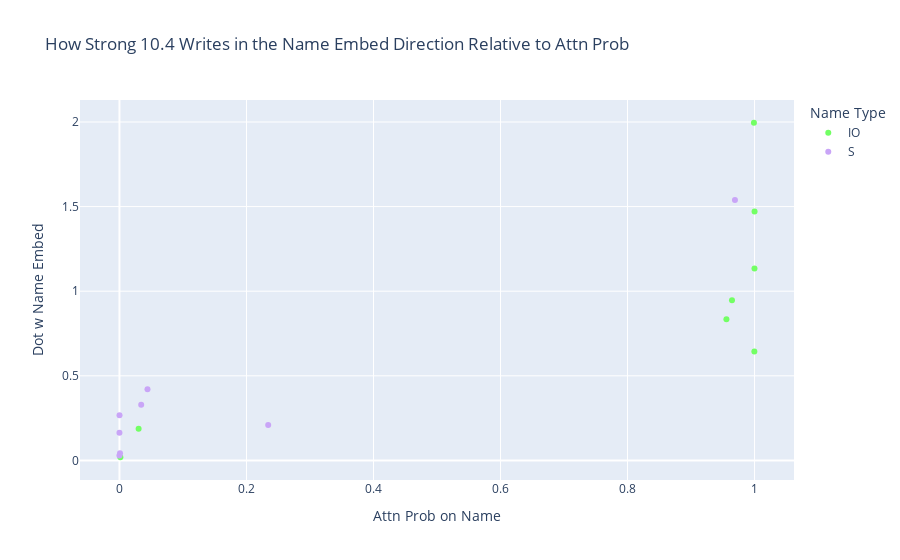

Write notebook code for a chart like this one.
### Code cell
scatter_attention_and_contribution(model, nmh_candidates[2], prompts, io_positions, s_positions, answer_residual_directions)

### Figure 1 — Plotly figure (JSON) as saved in the notebook; plotly's stock layout.template omitted (floating-point values rounded to 4 significant figures)
{"data": [{"customdata": [["When John and Mary went to the shops, John gave the bag to"], ["When John and Mary went to the shops, Mary gave the bag to"], ["When Tom and James went to the park, James gave the ball to"], ["When Tom and James went to the park, Tom gave the ball to"], ["When Dan and Sid went to the shops, Sid gave an apple to"], ["When Dan and Sid went to the shops, Dan gave an apple to"], ["After Martin and Amy went to the park, Amy gave a drink to"], ["After Martin and Amy went to the park, Martin gave a drink to"]], "hovertemplate": "Name Type=IO<br>Attn Prob on Name=%{x}<br>Dot w Name Embed=%{y}<br>text=%{customdata[0]}<extra></extra>", "legendgroup": "IO", "marker": {"color": "rgb(114,255,100)", "symbol": "circle"}, "mode": "markers", "name": "IO", "orientation": "v", "showlegend": true, "type": "scatter", "x": [0.9645, 0.9999, 0.999, 0.9557, 1.0, 0.03016, 0.001445, 0.9997], "xaxis": "x", "y": [0.9463, 1.135, 1.995, 0.8343, 1.472, 0.1878, 0.01885, 0.644], "yaxis": "y"}, {"customdata": [["When John and Mary went to the shops, John gave the bag to"], ["When John and Mary went to the shops, Mary gave the bag to"], ["When Tom and James went to the park, James gave the ball to"], ["When Tom and James went to the park, Tom gave the ball to"], ["When Dan and Sid went to the shops, Sid gave an apple to"], ["When Dan and Sid went to the shops, Dan gave an apple to"], ["After Martin and Amy went to the park, Amy gave a drink to"], ["After Martin and Amy went to the park, Martin gave a drink to"]], "hovertemplate": "Name Type=S<br>Attn Prob on Name=%{x}<br>Dot w Name Embed=%{y}<br>text=%{customdata[0]}<extra></extra>", "legendgroup": "S", "marker": {"color": "rgb(201,165,247)", "symbol": "circle"}, "mode": "markers", "name": "S", "orientation": "v", "showlegend": true, "type": "scatter", "x": [0.03425, 9.369e-05, 0.0008825, 0.04416, 4.024e-09, 0.9691, 0.2342, 9.647e-11], "xaxis": "x", "y": [0.3287, 0.2674, 0.04211, 0.4203, 0.163, 1.539, 0.21, 0.02924], "yaxis": "y"}], "layout": {"legend": {"title": {"text": "Name Type"}, "tracegroupgap": 0}, "title": {"text": "How Strong 10.4 Writes in the Name Embed Direction Relative to Attn Prob"}, "xaxis": {"anchor": "y", "domain": [0, 1], "title": {"text": "Attn Prob on Name"}}, "yaxis": {"anchor": "x", "domain": [0, 1], "title": {"text": "Dot w Name Embed"}}}}
